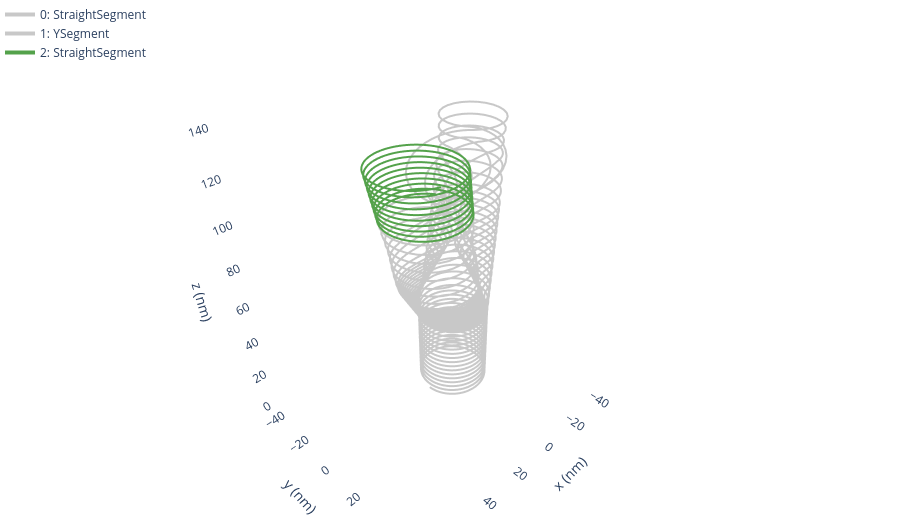

Source (notebook cell):
### Markdown cell above
## Segments on the arms

A Y segment has two termini, one for each arm. A straight segment on a terminus keeps the radii of that terminus.

### Code cell
arm = y.termini[0].add_straight_segment(25.0)
show_spiral(spiral, highlight=arm)

### Figure 1 — Plotly figure (JSON) as saved in the notebook; plotly's stock layout.template omitted (floating-point values rounded to 4 significant figures; data arrays with more than 128 entries replaced by an {"elided": "..."} marker saying what was removed)
{"data": [{"hoverinfo": "name", "line": {"color": "#C8C8C8", "width": 4}, "mode": "lines", "name": "0: StraightSegment", "type": "scatter3d", "x": {"elided": "1510 float values"}, "y": {"elided": "1510 float values"}, "z": {"elided": "1510 float values"}}, {"hoverinfo": "name", "line": {"color": "#C8C8C8", "width": 4}, "mode": "lines", "name": "1: YSegment", "type": "scatter3d", "x": {"elided": "2313 float values"}, "y": {"elided": "2313 float values"}, "z": {"elided": "2313 float values"}}, {"hoverinfo": "name", "line": {"color": "#54A24B", "width": 4}, "mode": "lines", "name": "2: StraightSegment", "type": "scatter3d", "x": {"elided": "962 float values"}, "y": {"elided": "962 float values"}, "z": {"elided": "962 float values"}}], "layout": {"height": 520, "legend": {"x": 0, "y": 1}, "margin": {"b": 0, "l": 0, "r": 0, "t": 0}, "scene": {"aspectmode": "data", "xaxis": {"showbackground": false, "title": {"text": "x (nm)"}}, "yaxis": {"showbackground": false, "title": {"text": "y (nm)"}}, "zaxis": {"showbackground": false, "title": {"text": "z (nm)"}}}}}
